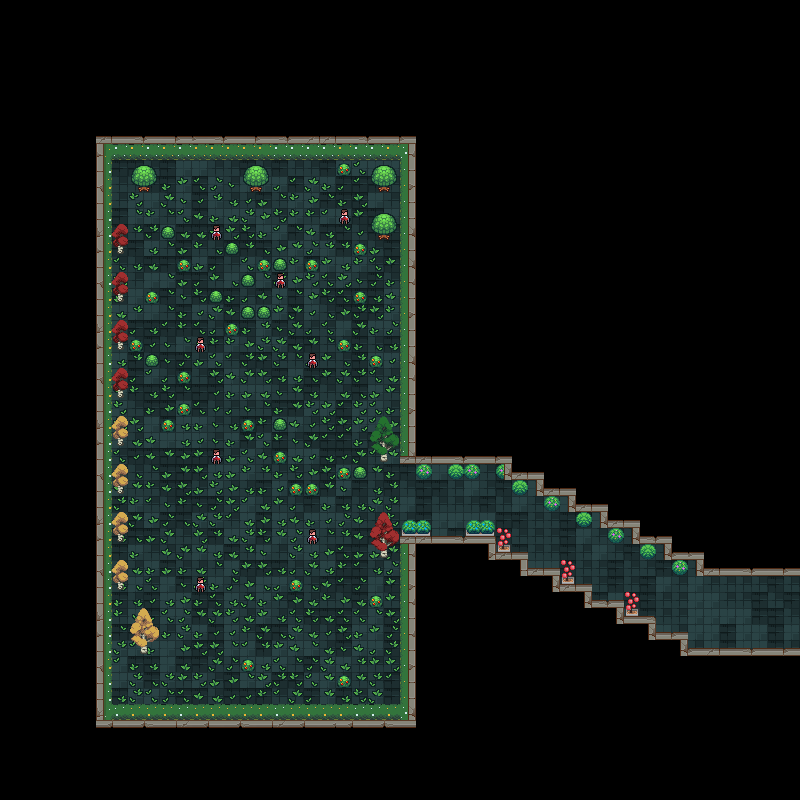

This is a level from a 2D game, rendered from its Tiled map with the project's own tilesets. A one-line summary and the map file follow, with tile-layer data summarised:
An orthogonal 50x50 tile map with 16x16 px tiles, 6 tile layers (Background, paltas2, platas, npc, ...), 11 tilesets and 27 objects (queda, inimigo8, inimigo7, inimigo6, inimigo5, ...).

<map version="1.10" tiledversion="1.10.2" orientation="orthogonal" renderorder="right-down" width="50" height="50" tilewidth="16" tileheight="16" infinite="0" nextlayerid="10" nextobjectid="11">
 <tileset firstgid="1" name="Tiles" tilewidth="16" tileheight="16" tilecount="625" columns="25">
  <image source="Tiled block/Tiles.png" width="400" height="400" />
 </tileset>
 <tileset firstgid="626" name="TX Tileset Wall" tilewidth="16" tileheight="16" tilecount="1024" columns="32">
  <image source="Tiled block/TX Tileset Wall.png" width="512" height="512" />
  <tile id="82">
   <objectgroup draworder="index" id="2">
    <object id="1" x="0" y="0" width="7.90909" height="16" />
   </objectgroup>
  </tile>
  <tile id="85">
   <objectgroup draworder="index" id="2">
    <object id="1" x="8" y="0" width="8" height="16" />
   </objectgroup>
  </tile>
  <tile id="88">
   <objectgroup draworder="index" id="2">
    <object id="1" x="0" y="0" width="16" height="8" />
   </objectgroup>
  </tile>
  <tile id="89">
   <objectgroup draworder="index" id="2">
    <object id="1" x="0" y="0" width="16" height="8" />
   </objectgroup>
  </tile>
  <tile id="90">
   <objectgroup draworder="index" id="2">
    <object id="1" x="0" y="0" width="16" height="8" />
   </objectgroup>
  </tile>
  <tile id="91">
   <objectgroup draworder="index" id="2">
    <object id="1" x="0" y="0" width="16" height="8" />
   </objectgroup>
  </tile>
  <tile id="92">
   <objectgroup draworder="index" id="2">
    <object id="1" x="0" y="0" width="16" height="8" />
   </objectgroup>
  </tile>
  <tile id="93">
   <objectgroup draworder="index" id="2">
    <object id="1" x="0" y="0" width="16" height="8" />
   </objectgroup>
  </tile>
  <tile id="114">
   <objectgroup draworder="index" id="2">
    <object id="1" x="0" y="0" width="7.81818" height="16" />
   </objectgroup>
  </tile>
  <tile id="117">
   <objectgroup draworder="index" id="2">
    <object id="1" x="8" y="0" width="8" height="16" />
   </objectgroup>
  </tile>
  <tile id="146">
   <objectgroup draworder="index" id="2">
    <object id="1" x="0" y="0" width="8.18182" height="16" />
   </objectgroup>
  </tile>
  <tile id="149">
   <objectgroup draworder="index" id="2">
    <object id="1" x="8" y="0" width="8" height="16" />
   </objectgroup>
  </tile>
  <tile id="178">
   <objectgroup draworder="index" id="2">
    <object id="1" x="0" y="0" width="8.09091" height="16" />
   </objectgroup>
  </tile>
  <tile id="181">
   <objectgroup draworder="index" id="2">
    <object id="1" x="8" y="0" width="8" height="16" />
   </objectgroup>
  </tile>
  <tile id="210">
   <objectgroup draworder="index" id="2">
    <object id="1" x="0" y="0" width="7.90909" height="16" />
   </objectgroup>
  </tile>
  <tile id="213">
   <objectgroup draworder="index" id="2">
    <object id="1" x="8" y="0" width="8" height="16" />
   </objectgroup>
  </tile>
  <tile id="242">
   <objectgroup draworder="index" id="2">
    <object id="1" x="0" y="0" width="7.81818" height="16" />
   </objectgroup>
  </tile>
  <tile id="245">
   <objectgroup draworder="index" id="2">
    <object id="1" x="8" y="0" width="8" height="16" />
   </objectgroup>
  </tile>
 </tileset>
 <tileset firstgid="1650" name="Hark" tilewidth="16" tileheight="16" tilecount="124" columns="4">
  <image source="Tiled block/Hark.png" width="64" height="496" />
 </tileset>
 <tileset firstgid="1774" name="TX Plant" tilewidth="16" tileheight="16" tilecount="1024" columns="32">
  <image source="Tiled block/TX Plant.png" width="512" height="512" />
 </tileset>
 <tileset firstgid="2798" name="Forest Props" tilewidth="16" tileheight="16" tilecount="1110" columns="30">
  <image source="Tiled block/Forest Props.png" width="480" height="592" />
 </tileset>
 <tileset firstgid="3908" name="_srw_tileset_0" tilewidth="16" tileheight="16" tilecount="2304" columns="48">
  <image source="Tiled block/_srw_tileset_0.png" width="768" height="768" />
 </tileset>
 <tileset firstgid="6212" name="Dungeon_B" tilewidth="16" tileheight="16" tilecount="256" columns="16">
  <image source="Tiled block/Dungeon_B.png" width="256" height="256" />
 </tileset>
 <tileset firstgid="6468" name="Port Town Free" tilewidth="16" tileheight="16" tilecount="270" columns="15">
  <image source="Tiled block/Port Town Free.png" width="240" height="288" />
 </tileset>
 <tileset firstgid="6738" name="wall_items" tilewidth="16" tileheight="16" tilecount="48" columns="12">
  <image source="Tiled block/wall_items.png" width="192" height="64" />
 </tileset>
 <tileset firstgid="6786" name="Player" tilewidth="16" tileheight="16" tilecount="1" columns="1">
  <image source="Tiled block/Player.png" width="17" height="17" />
 </tileset>
 <tileset firstgid="6787" name="Nature" tilewidth="16" tileheight="16" tilecount="78" columns="13">
  <image source="Tiled block/Nature.png" width="208" height="96" />
 </tileset>
 <layer id="1" name="Background" width="50" height="50">
  <data>[2500 cells, 847 non-empty, 3 distinct tile ids]</data>
 </layer>
 <objectgroup id="2" name="trap door ">
  <object id="1" name="queda" x="714" y="576.5" width="85.5" height="70.5" />
 </objectgroup>
 <objectgroup id="9" name="host">
  <object id="3" name="inimigo8" x="211" y="225" width="11" height="16" />
  <object id="4" name="inimigo7" x="338.5" y="209" width="11" height="16" />
  <object id="5" name="inimigo6" x="274.5" y="272.5" width="11" height="16" />
  <object id="6" name="inimigo5" x="195" y="335.5" width="11" height="16" />
  <object id="7" name="inimigo4" x="307" y="352.5" width="11" height="16" />
  <object id="8" name="inimigo3" x="211" y="448" width="11" height="16" />
  <object id="9" name="inimigo2" x="307" y="528.5" width="11" height="16" />
  <object id="10" name="inimigo1" x="195" y="576" width="11" height="16" />
 </objectgroup>
 <layer id="8" name="paltas2" width="50" height="50">
  <data>[2500 cells, 585 non-empty, 38 distinct tile ids]</data>
 </layer>
 <layer id="7" name="platas" width="50" height="50">
  <data>[2500 cells, 137 non-empty, 33 distinct tile ids]</data>
 </layer>
 <layer id="5" name="npc" width="50" height="50">
  <data>[2500 cells, 8 non-empty, 1 distinct tile ids]</data>
 </layer>
 <layer id="3" name="wall" width="50" height="50">
  <data>[2500 cells, 171 non-empty, 19 distinct tile ids]</data>
 </layer>
 <layer id="4" name="wall2" width="50" height="50">
  <data>[2500 cells, 1 non-empty, 1 distinct tile ids]</data>
 </layer>
</map>
